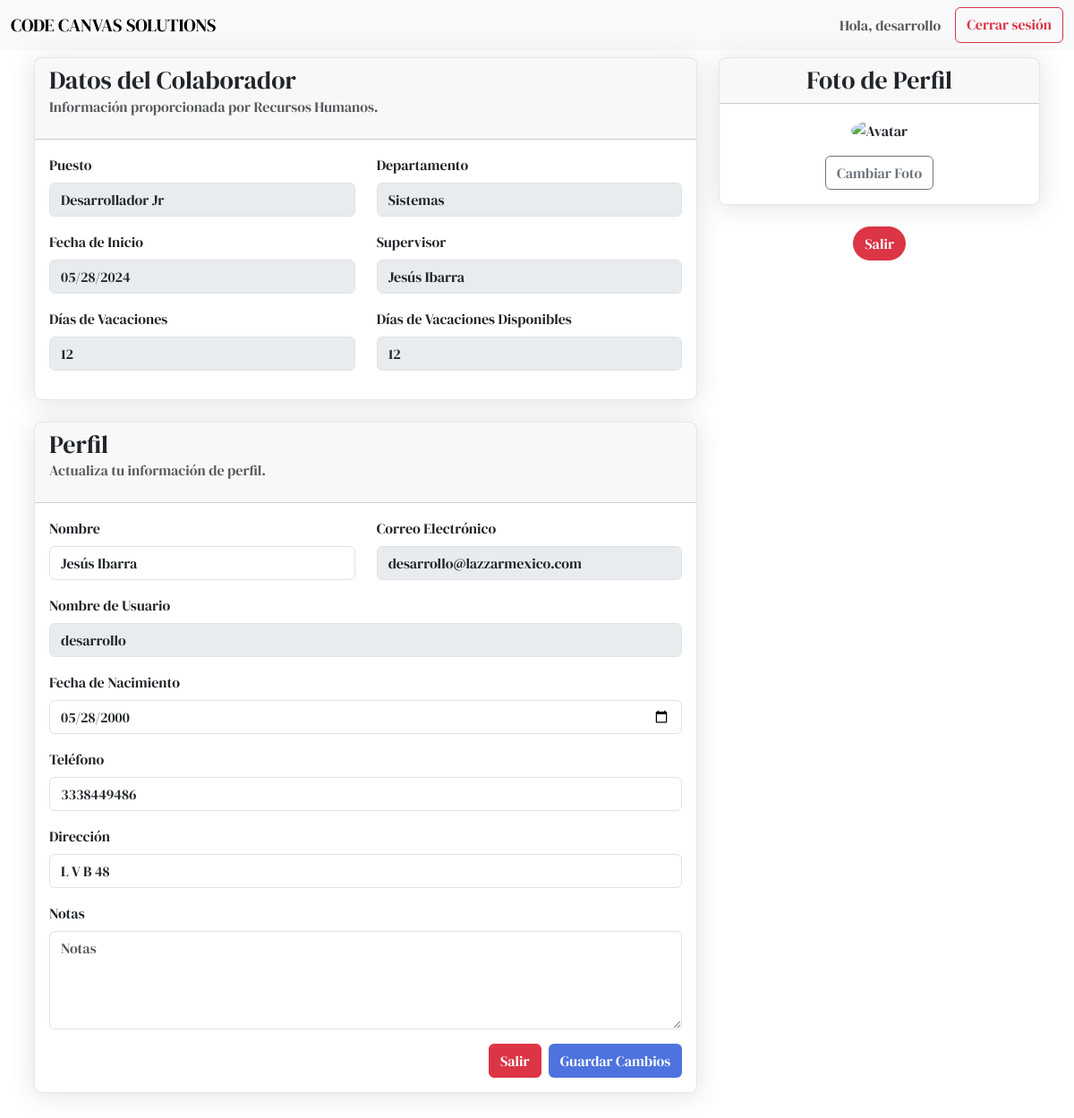
/profile/ (signed in), run on the app's committed database.
### app/models.py (models this page shows, shortened)
class Colaborador(models.Model):
    id = models.AutoField(primary_key=True)
    nombre = models.CharField(max_length=100)
    correo = models.EmailField(unique=True)
    fecha_nacimiento = models.DateField(null=True, blank=True)
    telefono = models.CharField(max_length=15, null=True, blank=True)
    direccion = models.CharField(max_length=255, null=True, blank=True)
    fecha_inicio = models.DateField(null=True, blank=True)  # Fecha de inicio de trabajo
    dias_vacaciones = models.IntegerField(null=True, blank=True)  # Días de vacaciones totales
    dias_vacaciones_disponibles = models.IntegerField(null=True, blank=True)  # Días de vacaciones disponibles
    cantidad_permisos = models.IntegerField(null=True, blank=True)  # Cantidad de permisos
    puesto = models.CharField(max_length=100, null=True, blank=True)  # Puesto del colaborador
    salario = models.DecimalField(max_digits=10, decimal_places=2, null=True, blank=True)  # Salario del colaborador
    departamento = models.CharField(max_length=100, null=True, blank=True)  # Departamento del colaborador
    supervisor = models.CharField(max_length=100, null=True, blank=True)  # Supervisor del colaborador
    notas = models.TextField(null=True, blank=True)  # Notas adicionales
    creado_en = models.DateTimeField(auto_now_add=True)
    es_vendedor = models.BooleanField(default=False)
    es_administrativo = models.BooleanField(default=False)
    es_almacen = models.BooleanField(default=False)
    tiene_acceso_total = models.BooleanField(default=False)

### app/views.py (the view)
# urls.py: path('profile/', views.perfil_view, name='perfil'),
@login_required
def perfil_view(request):
    colaborador = Colaborador.objects.get(correo=request.user.email)
    if request.method == 'POST':
        form = ColaboradorForm(request.POST, instance=colaborador)
        if form.is_valid():
            form.save()
            messages.success(request, 'Perfil actualizado con éxito.')
            return redirect('perfil')
    else:
        form = ColaboradorForm(instance=colaborador)
    return render(request, 'profile/perfil.html', {'form': form, 'colaborador': colaborador, 'user': request.user})

### app/forms.py
class ColaboradorForm(forms.ModelForm):
    class Meta:
        model = Colaborador
        fields = ['nombre', 'fecha_nacimiento', 'telefono', 'direccion', 'notas']
        widgets = {
            'fecha_nacimiento': forms.DateInput(attrs={'type': 'date'}),
        }

### app/templates/profile/perfil.html (shortened to what this page needs)
<!DOCTYPE html>
<html lang="es">
<head>
  {% load static %}
  <link rel="stylesheet" href="https://cdn.jsdelivr.net/npm/bootstrap@5.3.3/dist/css/bootstrap.min.css">
  <link href="https://cdnjs.cloudflare.com/ajax/libs/font-awesome/6.0.0-beta3/css/all.min.css" rel="stylesheet">
</head>
<body>
<nav class="navbar navbar-expand-lg navbar-light bg-light">
    <div class="container-fluid">
      <span class="navbar-brand mb-0 h1">CODE CANVAS SOLUTIONS</span>
      <div class="d-flex">
        <span class="navbar-text me-3">Hola, {{ user.username }}</span>
        <a href="{% url 'logout' %}" class="btn btn-outline-danger">Cerrar sesión</a>
      </div>
    </div>
</nav>
<section class="container p-2">
  <div class="row">
    <div class="col-lg-8">
      <div class="card card-custom mb-4">
        <div class="card-header">
          <h3 class="mb-0">Datos del Colaborador</h3>
          <p class="text-muted">Información proporcionada por Recursos Humanos.</p>
        </div>
        <div class="card-body">
          <form>
            <div class="row mb-3">
              <div class="col-md-6">
                <label for="puesto" class="form-label">Puesto</label>
                <input type="text" class="form-control" id="puesto" value="{{ colaborador.puesto }}" placeholder="Puesto del colaborador" disabled>
              </div>
              <div class="col-md-6">
                <label for="departamento" class="form-label">Departamento</label>
                <input type="text" class="form-control" id="departamento" value="{{ colaborador.departamento }}" placeholder="Departamento" disabled>
              </div>
            </div>
            <div class="row mb-3">
              <div class="col-md-6">
                <label for="fecha_inicio" class="form-label">Fecha de Inicio</label>
                <input type="date" class="form-control" id="fecha_inicio" value="{{ colaborador.fecha_inicio|date:'Y-m-d' }}" placeholder="Fecha de inicio" disabled>
              </div>
              <div class="col-md-6">
                <label for="supervisor" class="form-label">Supervisor</label>
                <input type="text" class="form-control" id="supervisor" value="{{ colaborador.supervisor }}" placeholder="Supervisor" disabled>
              </div>
            </div>
            <div class="row mb-3">
              <div class="col-md-6">
                <label for="dias_vacaciones" class="form-label">Días de Vacaciones</label>
                <input type="number" class="form-control" id="dias_vacaciones" value="{{ colaborador.dias_vacaciones }}" placeholder="Días de vacaciones" disabled>
              </div>
              <div class="col-md-6">
                <label for="dias_vacaciones_disponibles" class="form-label">Días de Vacaciones Disponibles</label>
                <input type="number" class="form-control" id="dias_vacaciones_disponibles" value="{{ colaborador.dias_vacaciones_disponibles }}" placeholder="Días de vacaciones disponibles" disabled>
              </div>
            </div>
          </form>
        </div>
      </div>
      <div class="card card-custom mb-4">
        <div class="card-header">
          <h3 class="mb-0">Perfil</h3>
          <p class="text-muted">Actualiza tu información de perfil.</p>
        </div>
        <div class="card-body">
          <form method="post">
            <div class="row mb-3">
              <div class="col-md-6">
                <label for="name" class="form-label">Nombre</label>
                <input type="text" class="form-control" id="name" name="nombre" value="{{ colaborador.nombre }}" placeholder="Introduce tu nombre">
              </div>
              <div class="col-md-6">
                <label for="email" class="form-label">Correo Electrónico</label>
                <input type="email" class="form-control" id="email" value="{{ colaborador.correo }}" disabled>
              </div>
            </div>
            <div class="mb-3">
              <label for="username" class="form-label">Nombre de Usuario</label>
              <input type="text" class="form-control" id="username" value="{{ user.username }}" disabled>
            </div>
            <div class="mb-3">
              <label for="fecha_nacimiento" class="form-label">Fecha de Nacimiento</label>
              <input type="date" class="form-control" id="fecha_nacimiento" name="fecha_nacimiento" value="{{ colaborador.fecha_nacimiento|date:'Y-m-d' }}" placeholder="Fecha de nacimiento">
            </div>
            <div class="mb-3">
              <label for="telefono" class="form-label">Teléfono</label>
              <input type="text" class="form-control" id="telefono" name="telefono" value="{{ colaborador.telefono }}" placeholder="Teléfono">
            </div>
            <div class="mb-3">
              <label for="direccion" class="form-label">Dirección</label>
              <input type="text" class="form-control" id="direccion" name="direccion" value="{{ colaborador.direccion }}" placeholder="Dirección">
            </div>
            <div class="mb-3">
              <label for="notas" class="form-label">Notas</label>
              <textarea class="form-control" id="notas" name="notas" rows="4" placeholder="Notas">{{ colaborador.notas }}</textarea>
            </div>
            <div class="d-flex justify-content-end">
              <a href="{% url 'index' %}" class="btn btn-danger me-2">Salir</a>
              <button type="submit" class="btn btn-custom">Guardar Cambios</button>
            </div>
          </form>
        </div>
      </div>
    </div>
    <div class="col-lg-4">
      <div class="card card-custom mb-4">
        <div class="card-header text-center">
          <h3 class="mb-0">Foto de Perfil</h3>
        </div>
        <div class="card-body text-center">
          <div class="mb-3">
            <img src="{% static 'img/default-profile.png' %}" alt="Avatar" class="rounded-circle img-fluid" style="width: 150px;">
          </div>
          <button class="btn btn-outline-secondary">Cambiar Foto</button>
        </div>
      </div>
      <div class="d-flex justify-content-center">
        <a href="{% url 'index' %}" class="btn btn-danger rounded-5">Salir</a>
      </div>
    </div>
  </div>
</section>
</body>
</html>

### app/templates/profile/perfil.html (style rules this page uses)
body { font-family: 'DM Serif Display', serif; }
.card-custom { border-radius: 0.5rem; border: 1px solid #e3e6f0; box-shadow: 0 0.15rem 1.75rem 0 rgba(58,59,69,.15); }
.btn-custom { background-color: #4e73df; color: #fff; }

### data on the page
Colaborador: puesto "Desarrollador Jr", departamento "Sistemas", fecha_inicio "05/28/2024", supervisor "Jesús Ibarra", dias_vacaciones "12", dias_vacaciones_disponibles "12", nombre "Jesús Ibarra", correo "desarrollo@lazzarmexico.com", fecha_nacimiento "05/28/2000", telefono "3338449486", direccion "L V B 48"

### other printed values
{{ user.username }} "desarrollo"
